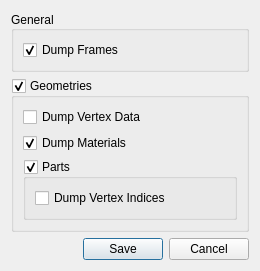
<?xml version="1.0" encoding="UTF-8"?>
<ui version="4.0">
 <class>DFFXMLDumpDialog</class>
 <widget class="QDialog" name="DFFXMLDumpDialog">
  <property name="geometry">
   <rect>
    <x>0</x>
    <y>0</y>
    <width>260</width>
    <height>271</height>
   </rect>
  </property>
  <property name="windowTitle">
   <string>XML Dump Options</string>
  </property>
  <layout class="QVBoxLayout" name="verticalLayout">
   <item>
    <widget class="QGroupBox" name="groupBox">
     <property name="title">
      <string>General</string>
     </property>
     <property name="alignment">
      <set>Qt::AlignLeading|Qt::AlignLeft|Qt::AlignVCenter</set>
     </property>
     <layout class="QVBoxLayout" name="verticalLayout_2">
      <item>
       <widget class="QCheckBox" name="frameBox">
        <property name="text">
         <string>Dump Frames</string>
        </property>
        <property name="checked">
         <bool>true</bool>
        </property>
       </widget>
      </item>
     </layout>
    </widget>
   </item>
   <item>
    <widget class="QGroupBox" name="geometryBox">
     <property name="title">
      <string>Geometries</string>
     </property>
     <property name="checkable">
      <bool>true</bool>
     </property>
     <property name="checked">
      <bool>true</bool>
     </property>
     <layout class="QVBoxLayout" name="verticalLayout_3">
      <item>
       <widget class="QCheckBox" name="vertexDataBox">
        <property name="text">
         <string>Dump Vertex Data</string>
        </property>
       </widget>
      </item>
      <item>
       <widget class="QCheckBox" name="materialBox">
        <property name="text">
         <string>Dump Materials</string>
        </property>
        <property name="checked">
         <bool>true</bool>
        </property>
       </widget>
      </item>
      <item>
       <widget class="QGroupBox" name="partBox">
        <property name="enabled">
         <bool>true</bool>
        </property>
        <property name="title">
         <string>Parts</string>
        </property>
        <property name="flat">
         <bool>false</bool>
        </property>
        <property name="checkable">
         <bool>true</bool>
        </property>
        <layout class="QVBoxLayout" name="verticalLayout_4">
         <item>
          <widget class="QCheckBox" name="indexBox">
           <property name="text">
            <string>Dump Vertex Indices</string>
           </property>
          </widget>
         </item>
        </layout>
       </widget>
      </item>
     </layout>
    </widget>
   </item>
   <item>
    <widget class="QDialogButtonBox" name="buttonBox">
     <property name="standardButtons">
      <set>QDialogButtonBox::Cancel|QDialogButtonBox::Save</set>
     </property>
     <property name="centerButtons">
      <bool>false</bool>
     </property>
    </widget>
   </item>
  </layout>
 </widget>
 <resources/>
 <connections/>
</ui>
